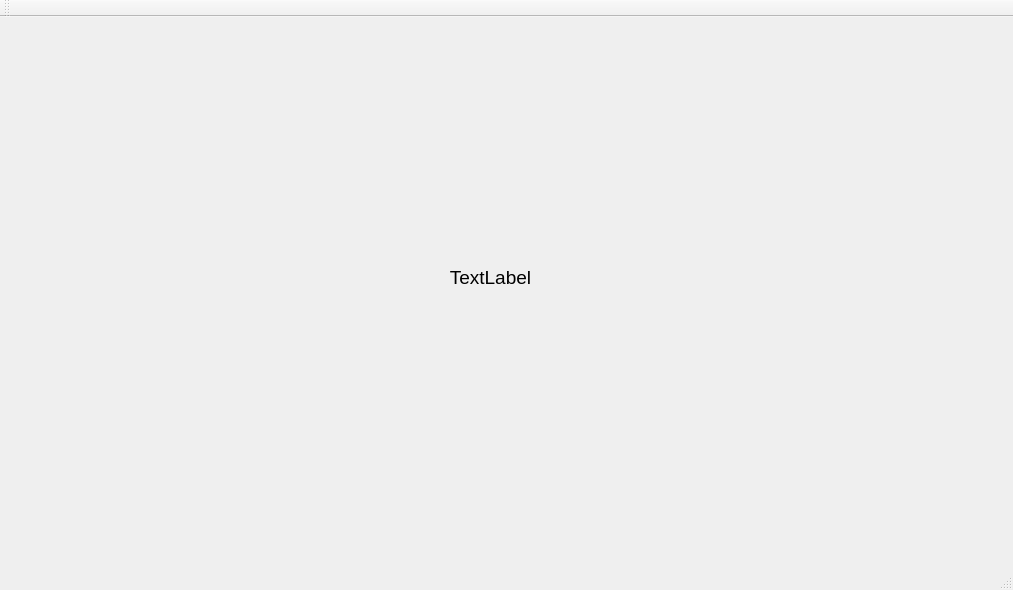
<?xml version="1.0" encoding="UTF-8"?>
<ui version="4.0">
 <class>MainWindow</class>
 <widget class="QMainWindow" name="MainWindow">
  <property name="geometry">
   <rect>
    <x>0</x>
    <y>0</y>
    <width>1013</width>
    <height>590</height>
   </rect>
  </property>
  <property name="windowTitle">
   <string>MainWindow</string>
  </property>
  <widget class="QWidget" name="centralWidget">
   <widget class="QLabel" name="label">
    <property name="geometry">
     <rect>
      <x>130</x>
      <y>80</y>
      <width>721</width>
      <height>361</height>
     </rect>
    </property>
    <property name="font">
     <font>
      <pointsize>14</pointsize>
     </font>
    </property>
    <property name="text">
     <string>TextLabel</string>
    </property>
    <property name="alignment">
     <set>Qt::AlignCenter</set>
    </property>
   </widget>
  </widget>
  <widget class="QMenuBar" name="menuBar">
   <property name="geometry">
    <rect>
     <x>0</x>
     <y>0</y>
     <width>1013</width>
     <height>21</height>
    </rect>
   </property>
  </widget>
  <widget class="QToolBar" name="mainToolBar">
   <attribute name="toolBarArea">
    <enum>TopToolBarArea</enum>
   </attribute>
   <attribute name="toolBarBreak">
    <bool>false</bool>
   </attribute>
  </widget>
  <widget class="QStatusBar" name="statusBar"/>
 </widget>
 <layoutdefault spacing="6" margin="11"/>
 <resources/>
 <connections/>
</ui>
